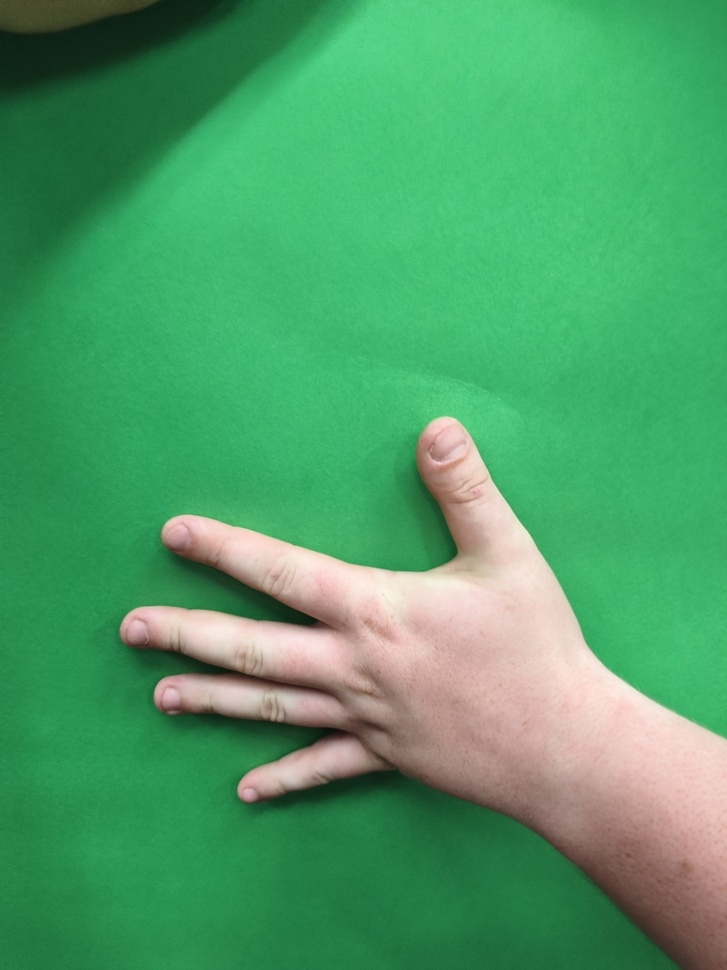
#> input picture our_paper_test/1779968150302.jpg, 727 x 970 px, shrunk from 3072 x 4096 before the run
$ python -i feature_extraction.py   (imports and definitions only)
#> lines starting #> are read from the running program, lines starting #| are printed output that depends on the picture; after the words box and inside, x2 and y2 are one past the last pixel; in counts of white or black regions, pixels touching at a corner belong together
### image_preprocessing.py
from __future__ import annotations

from dataclasses import dataclass
from typing import Iterable, Optional, Sequence, Tuple

import cv2  # type: ignore
import numpy as np


HSVBound = Tuple[int, int, int]


@dataclass(frozen=True)
class HSVRange:
    lower: HSVBound
    upper: HSVBound

    def as_arrays(self) -> tuple[np.ndarray, np.ndarray]:
        lower = np.array(self.lower, dtype=np.uint8)
        upper = np.array(self.upper, dtype=np.uint8)
        return lower, upper


def rgb_to_hsv(image_rgb: np.ndarray) -> np.ndarray:
    """Convert an RGB uint8 image to HSV (OpenCV HSV ranges).

    Expects shape (H, W, 3) and dtype uint8.
    """
    _validate_color_image(image_rgb)
    return cv2.cvtColor(image_rgb, cv2.COLOR_RGB2HSV)


# [4 lines left out: function bgr_to_hsv, not called in this run]


def gaussian_blur(image: np.ndarray, kernel_size: Tuple[int, int] = (5, 5)) -> np.ndarray:
    """Apply Gaussian blur.

    Typical kernel sizes for this project: (5, 5) or (7, 7).
    """
    if kernel_size not in {(5, 5), (7, 7)}:
        raise ValueError("kernel_size must be (5, 5) or (7, 7)")
    return cv2.GaussianBlur(image, kernel_size, sigmaX=0)


def hsv_in_range_mask(hsv_image: np.ndarray, hsv_range: HSVRange) -> np.ndarray:
    """Create a binary mask selecting pixels within the HSV range."""
    _validate_hsv_image(hsv_image)
    lower, upper = hsv_range.as_arrays()
    return cv2.inRange(hsv_image, lower, upper)


def preprocess_to_hsv_mask(
    image_rgb: np.ndarray,
    hsv_range: HSVRange,
    blur_kernel: Tuple[int, int] = (5, 5),
) -> np.ndarray:
    """RGB -> (optional blur) -> HSV -> binary mask."""
    _validate_color_image(image_rgb)
    blurred = gaussian_blur(image_rgb, blur_kernel)
    hsv = rgb_to_hsv(blurred)
    return hsv_in_range_mask(hsv, hsv_range)


# [60 lines left out: function calibrate_hsv_range_from_samples, not called in this run]


def _validate_color_image(image: np.ndarray) -> None:
    if not isinstance(image, np.ndarray):
        raise TypeError("image must be a numpy array")
    if image.ndim != 3 or image.shape[2] != 3:
        raise ValueError("image must have shape (H, W, 3)")
    if image.dtype != np.uint8:
        raise ValueError("image must be uint8")


def _validate_hsv_image(hsv: np.ndarray) -> None:
    _validate_color_image(hsv)
    # Nothing else: HSV values are still uint8 3-channel.

### contour_detection.py
from __future__ import annotations

from typing import List, Tuple

import cv2  # type: ignore
import numpy as np

from image_preprocessing import HSVRange, preprocess_to_hsv_mask


GREEN_BG_HSV = HSVRange(lower=(35, 50, 50), upper=(85, 255, 255))


def invert_mask(mask: np.ndarray) -> np.ndarray:
    """Invert a binary mask.

    The mask produced by image preprocessing detects GREEN BACKGROUND
    (white=background, black=hand). After inversion: white=hand, black=background.

    Args:
        mask: Single-channel binary mask, dtype uint8.

    Returns:
        Inverted mask (uint8) with same shape.
    """
    _validate_mask(mask)
    return cv2.bitwise_not(mask)


def apply_morphology(mask: np.ndarray, kernel_size: int = 5) -> np.ndarray:
    """Apply morphological operations to clean up a binary mask.

    Order:
      1) Erosion (cv2.erode) — remove small noise
      2) Dilation (cv2.dilate) — restore object size
      3) Closing (MORPH_CLOSE) — fill small holes
      4) Opening (MORPH_OPEN) — remove small artifacts

    Kernel:
      cv2.getStructuringElement(cv2.MORPH_ELLIPSE, (kernel_size, kernel_size))

    Args:
        mask: Single-channel binary mask, dtype uint8.
        kernel_size: Odd integer >= 3 recommended.

    Returns:
        Cleaned mask (uint8) with same shape.
    """
    _validate_mask(mask)
    if not isinstance(kernel_size, int):
        raise TypeError("kernel_size must be int")
    if kernel_size <= 0:
        raise ValueError("kernel_size must be > 0")

    kernel = cv2.getStructuringElement(cv2.MORPH_ELLIPSE, (kernel_size, kernel_size))

    eroded = cv2.erode(mask, kernel, iterations=1)
    dilated = cv2.dilate(eroded, kernel, iterations=1)
    closed = cv2.morphologyEx(dilated, cv2.MORPH_CLOSE, kernel)
    opened = cv2.morphologyEx(closed, cv2.MORPH_OPEN, kernel)

    return opened


def find_contours(mask: np.ndarray) -> list[np.ndarray]:
    """Detect contours on a binary mask.

    Uses cv2.findContours with:
      - mode: cv2.RETR_EXTERNAL (external contours only)
      - method: cv2.CHAIN_APPROX_SIMPLE

    Args:
        mask: Single-channel binary mask, dtype uint8.

    Returns:
        List of contours (each contour is an ndarray).
    """
    _validate_mask(mask)

    result = cv2.findContours(mask.copy(), cv2.RETR_EXTERNAL, cv2.CHAIN_APPROX_SIMPLE)
    # OpenCV compatibility: (contours, hierarchy) or (image, contours, hierarchy)
    contours = result[0] if len(result) == 2 else result[1]
    return list(contours)


def filter_contours_by_area(contours: list[np.ndarray], min_area: float = 1000.0) -> list[np.ndarray]:
    """Filter contours by area.

    Args:
        contours: List of contours.
        min_area: Minimum contour area to keep.

    Returns:
        Filtered list of contours.
    """
    if min_area < 0:
        raise ValueError("min_area must be >= 0")

    kept: list[np.ndarray] = []
    for contour in contours:
        if contour is None:
            continue
        area = float(cv2.contourArea(contour))
        if area >= min_area:
            kept.append(contour)
    return kept


def get_main_contour(contours: list[np.ndarray]) -> np.ndarray | None:
    """Return the largest contour by area.

    Args:
        contours: List of contours.

    Returns:
        Largest contour or None if the list is empty.
    """
    if not contours:
        return None

    best_contour: np.ndarray | None = None
    best_area = -1.0
    for contour in contours:
        if contour is None:
            continue
        area = float(cv2.contourArea(contour))
        if area > best_area:
            best_area = area
            best_contour = contour

    return best_contour


def detect_hand_contour(
    image_rgb: np.ndarray,
    hsv_range: HSVRange,
    blur_kernel: tuple[int, int] = (5, 5),
    morph_kernel_size: int = 5,
    min_contour_area: float = 1000.0,
) -> np.ndarray | None:
    """End-to-end pipeline: RGB image -> main hand contour.

    Steps:
      1) preprocess_to_hsv_mask() from image_preprocessing (mask of green background)
      2) invert_mask() -> white=hand
      3) apply_morphology() -> cleaned mask
      4) find_contours()
      5) filter_contours_by_area()
      6) get_main_contour()

    Args:
        image_rgb: RGB image (H, W, 3), dtype uint8.
        hsv_range: HSV range for detecting green background.
        blur_kernel: Gaussian blur kernel, typically (5,5) or (7,7).
        morph_kernel_size: Kernel size for morphology.
        min_contour_area: Minimum area to keep.

    Returns:
        Hand contour (ndarray) or None.
    """
    _validate_rgb_image(image_rgb)

    bg_mask = preprocess_to_hsv_mask(image_rgb, hsv_range, blur_kernel)
    hand_mask = invert_mask(bg_mask)
    cleaned = apply_morphology(hand_mask, kernel_size=morph_kernel_size)

    contours = find_contours(cleaned)
    contours = filter_contours_by_area(contours, min_area=min_contour_area)
    return get_main_contour(contours)


def _validate_mask(mask: np.ndarray) -> None:
    if not isinstance(mask, np.ndarray):
        raise TypeError("mask must be a numpy array")
    if mask.ndim != 2:
        raise ValueError("mask must be a single-channel (H, W) array")
    if mask.dtype != np.uint8:
        raise ValueError("mask must be uint8")


def _validate_rgb_image(image: np.ndarray) -> None:
    if not isinstance(image, np.ndarray):
        raise TypeError("image must be a numpy array")
    if image.ndim != 3 or image.shape[2] != 3:
        raise ValueError("image must have shape (H, W, 3)")
    if image.dtype != np.uint8:
        raise ValueError("image must be uint8")

### feature_extraction.py
"""Feature extraction module for hand gesture classification.

Extracts geometric features from hand contours:
  - 7 Hu invariant moments (log-transformed)
  - Area, Perimeter
  - Aspect Ratio, Convexity, Circularity

Author: Michał Kumięga (Tydzień 3-4)
"""

from __future__ import annotations

from typing import Optional, Tuple

import cv2  # type: ignore
import numpy as np

from contour_detection import GREEN_BG_HSV, detect_hand_contour
from image_preprocessing import HSVRange


# ---------------------------------------------------------------------------
# Individual feature functions
# ---------------------------------------------------------------------------


def compute_area(contour: np.ndarray) -> float:
    """Compute the area of a contour using cv2.contourArea().

    Args:
        contour: Contour array from cv2.findContours(), shape (N, 1, 2).

    Returns:
        Area in pixels.
    """
    _validate_contour(contour)
    return float(cv2.contourArea(contour))


def compute_perimeter(contour: np.ndarray, closed: bool = True) -> float:
    """Compute the perimeter (arc length) of a contour.

    Args:
        contour: Contour array, shape (N, 1, 2).
        closed: Whether the contour is closed.

    Returns:
        Perimeter in pixels.
    """
    _validate_contour(contour)
    return float(cv2.arcLength(contour, closed))


def compute_hu_moments(contour: np.ndarray) -> np.ndarray:
    """Compute the 7 Hu invariant moments of a contour.

    The moments are log-transformed: sign(hu) * log10(|hu|).
    This is the standard approach because raw Hu moments span many
    orders of magnitude.

    Args:
        contour: Contour array, shape (N, 1, 2).

    Returns:
        1-D array of shape (7,) with log-transformed Hu moments.
    """
    _validate_contour(contour)
    moments = cv2.moments(contour)
    hu_raw = cv2.HuMoments(moments).flatten()  # shape (7,)

    # Log-transform: sign(h) * log10(|h|), with protection against log(0)
    hu_log = np.zeros(7, dtype=np.float64)
    for i, h in enumerate(hu_raw):
        if abs(h) > 0:
            hu_log[i] = -np.sign(h) * np.log10(abs(h))
        else:
            hu_log[i] = 0.0

    return hu_log


def compute_aspect_ratio(contour: np.ndarray) -> float:
    """Compute the aspect ratio of the bounding rectangle.

    Aspect Ratio = width / height of the minimum bounding rectangle.
    A closed fist will have AR ≈ 1.0, an open hand will be taller.

    Args:
        contour: Contour array, shape (N, 1, 2).

    Returns:
        Aspect ratio (width / height). Returns 0.0 if height is 0.
    """
    _validate_contour(contour)
    _, _, w, h = cv2.boundingRect(contour)
    if h == 0:
        return 0.0
    return float(w) / float(h)


def compute_convexity(contour: np.ndarray) -> float:
    """Compute the convexity (solidity) of a contour.

    Convexity = contour_area / convex_hull_area.
    A perfect convex shape has convexity = 1.0.
    Scissors gesture has lower convexity due to the gap between fingers.

    Args:
        contour: Contour array, shape (N, 1, 2).

    Returns:
        Convexity in range [0, 1]. Returns 0.0 if hull area is 0.
    """
    _validate_contour(contour)
    area = cv2.contourArea(contour)
    hull = cv2.convexHull(contour)
    hull_area = cv2.contourArea(hull)
    if hull_area == 0:
        return 0.0
    return float(area) / float(hull_area)


def compute_circularity(contour: np.ndarray) -> float:
    """Compute the circularity of a contour.

    Circularity = 4π * area / perimeter².
    A perfect circle has circularity = 1.0.

    Args:
        contour: Contour array, shape (N, 1, 2).

    Returns:
        Circularity value. Returns 0.0 if perimeter is 0.
    """
    _validate_contour(contour)
    area = cv2.contourArea(contour)
    perimeter = cv2.arcLength(contour, True)
    if perimeter == 0:
        return 0.0
    return float(4.0 * np.pi * area / (perimeter * perimeter))


# ---------------------------------------------------------------------------
# Feature vector construction
# ---------------------------------------------------------------------------

FEATURE_NAMES: list[str] = [
    "hu_0", "hu_1", "hu_2", "hu_3", "hu_4", "hu_5", "hu_6",
    "area", "perimeter",
    "aspect_ratio", "convexity", "circularity",
]
"""Names for each element in the feature vector (12 features total)."""

NUM_FEATURES: int = len(FEATURE_NAMES)


def extract_feature_vector(contour: np.ndarray) -> np.ndarray:
    """Extract the full feature vector from a single contour.

    The vector consists of 12 features:
      [hu_0 .. hu_6, area, perimeter, aspect_ratio, convexity, circularity]

    Args:
        contour: Contour array, shape (N, 1, 2).

    Returns:
        1-D float64 array of shape (12,).
    """
    _validate_contour(contour)

    hu = compute_hu_moments(contour)           # 7
    area = compute_area(contour)               # 1
    perimeter = compute_perimeter(contour)      # 1
    aspect_ratio = compute_aspect_ratio(contour)  # 1
    convexity = compute_convexity(contour)     # 1
    circularity = compute_circularity(contour) # 1

    return np.array(
        [*hu, area, perimeter, aspect_ratio, convexity, circularity],
        dtype=np.float64,
    )


# ---------------------------------------------------------------------------
# Convenience: image → feature vector (uses contour_detection pipeline)
# ---------------------------------------------------------------------------


def extract_features_from_image(
    image_bgr: np.ndarray,
    hsv_range: HSVRange = GREEN_BG_HSV,
) -> Optional[np.ndarray]:
    """Extract features from a BGR image (as returned by cv2.imread).

    This is a convenience function that runs the full pipeline:
      BGR → RGB → detect_hand_contour() → extract_feature_vector()

    Args:
        image_bgr: BGR image (H, W, 3) uint8 (OpenCV imread format).
        hsv_range: HSV range for green background segmentation.

    Returns:
        Feature vector of shape (12,), or None if no hand contour was found.
    """
    if not isinstance(image_bgr, np.ndarray):
        raise TypeError("image_bgr must be a numpy array")
    if image_bgr.ndim != 3 or image_bgr.shape[2] != 3:
        raise ValueError("image_bgr must have shape (H, W, 3)")
    if image_bgr.dtype != np.uint8:
        raise ValueError("image_bgr must be uint8")

    # Convert BGR → RGB (contour_detection expects RGB)
    image_rgb = cv2.cvtColor(image_bgr, cv2.COLOR_BGR2RGB)
    contour = detect_hand_contour(image_rgb, hsv_range)

    if contour is None:
        return None

    return extract_feature_vector(contour)


# ---------------------------------------------------------------------------
# Validation helper
# ---------------------------------------------------------------------------


def _validate_contour(contour: np.ndarray) -> None:
    """Validate that *contour* looks like a cv2 contour array."""
    if not isinstance(contour, np.ndarray):
        raise TypeError("contour must be a numpy array")
    if contour.ndim < 2:
        raise ValueError("contour must have at least 2 dimensions")
    if contour.shape[0] < 3:
        raise ValueError("contour must have at least 3 points")

>>> import cv2
>>> picture = cv2.imread('our_paper_test/1779968150302.jpg')
#> picture is the input picture: shape (970, 727, 3); mean B, G, R 103.9, 158.7, 78.5
>>> result = extract_features_from_image(picture)
#> in gaussian_blur, `return cv2.GaussianBlur(image, kernel_size, sigmaX=0)`:
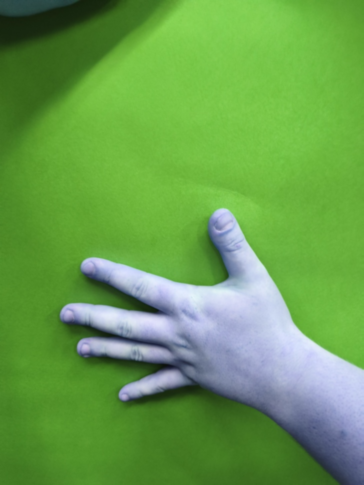
#> returned value: shape (970, 727, 3) (shown at 1/2 size); mean of channels 0, 1, 2 78.5, 158.7, 103.9; drawn as B, G, R
#> in hsv_in_range_mask, `return cv2.inRange(hsv_image, lower, upper)`:
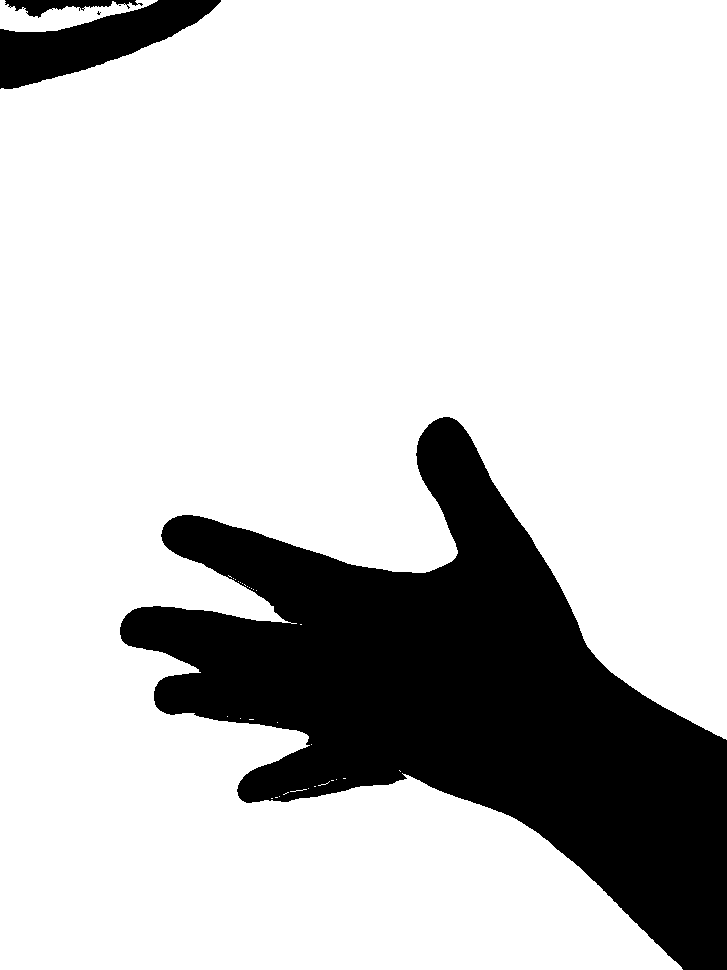
#> returned value: shape (970, 727); 79.3% white; 5 black regions (2 under 20 px), largest, box (x1, y1, x2, y2) and area: (120, 417, 727, 970) 136180, (0, 0, 221, 89) 9045, (5, 0, 143, 18) 1060
#> in apply_morphology, `eroded = cv2.erode(mask, kernel, iterations=1)`:
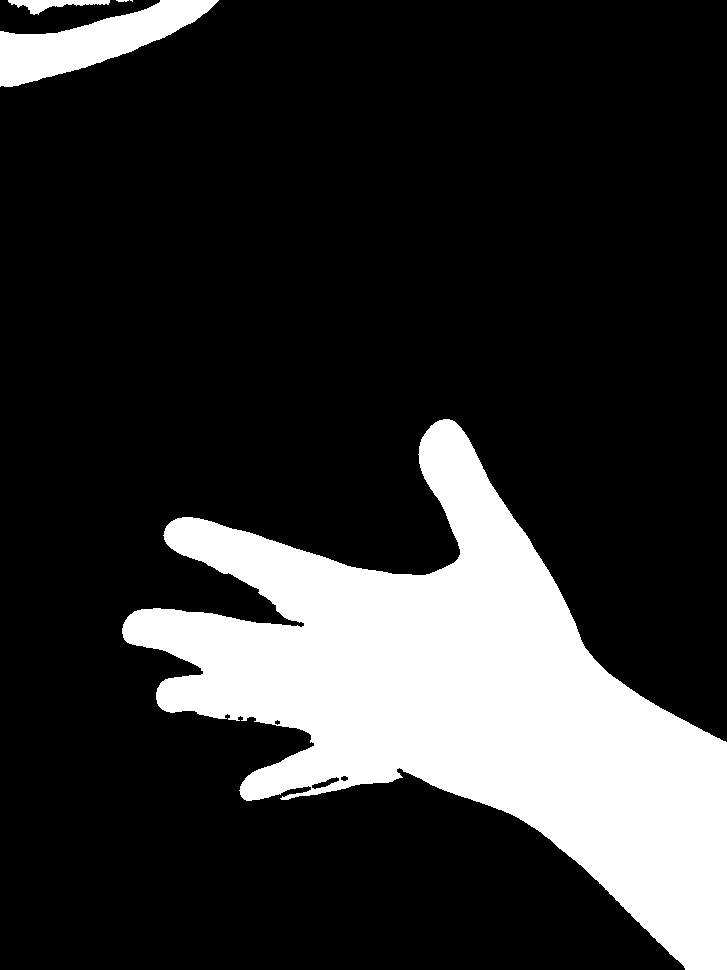
#> eroded: shape (970, 727); 19.9% white; 5 white regions (1 under 20 px), largest, box (x1, y1, x2, y2) and area: (122, 419, 727, 970) 131180, (0, 0, 219, 87) 8254, (8, 0, 110, 15) 676, (116, 0, 129, 2) 21
#> in find_contours, `result = cv2.findContours(mask.copy(), cv2.RETR_EXTERNAL, cv2.CHAIN_AP..`: result = 3 contours; box (x1, y1, x2, y2) and area: (120, 417, 727, 970) 135050, (0, 0, 221, 89) 8792, (6, 0, 135, 17) 864
#> in find_contours, `contours = result[0] if len(result) == 2 else result[1]`: contours has the same summary as result
#> in detect_hand_contour, `contours = find_contours(cleaned)`: contours has the same summary as result in find_contours
#> the loop in filter_contours_by_area, `for contour in contours:` made 3 passes
#> area on passes 1 to 3: 135049.5, 8791.5, 864
#> after the loop in filter_contours_by_area, `for contour in contours:`: kept = 2 contours; box (x1, y1, x2, y2) and area: (120, 417, 727, 970) 135050, (0, 0, 221, 89) 8792
#> in detect_hand_contour, `contours = filter_contours_by_area(contours, min_area=min_contour_area)`: contours has the same summary as kept in filter_contours_by_area
#> the loop in get_main_contour, `for contour in contours:` made 2 passes
#> (area, best_area) on pass 1: (135049.5, 135049.5)
#> after the loop in get_main_contour, `for contour in contours:`: best_area = 135049.5; best_contour = contour of 1146 points, box (x1, y1, x2, y2) (120, 417, 727, 970), area 135050
#> in extract_features_from_image, `contour = detect_hand_contour(image_rgb, hsv_range)`: contour has the same summary as best_contour in get_main_contour
#> in compute_hu_moments, `moments = cv2.moments(contour)`: moments = moments, m00 135049.5, centre m10/m00, m01/m00 = (460, 698.2)
#> in compute_hu_moments, `hu_raw = cv2.HuMoments(moments).flatten()`: hu_raw = [0.262, 0.0257, 0.00416, 0.000215, 1.78e-08, -3e-06, -2.03e-07]
#> the loop in compute_hu_moments, `for i, h in enumerate(hu_raw):` made 7 passes
#> h on passes 1 to 7: 0.262, 0.0257, 0.00416, 0.000215, 1.78e-08, -3e-06, -2.03e-07
#> after the loop in compute_hu_moments, `for i, h in enumerate(hu_raw):`: hu_log = [0.582, 1.59, 2.38, 3.67, 7.75, -5.52, -6.69]
#> in extract_feature_vector, `area = compute_area(contour)`: area = 135049.5
#> in extract_feature_vector, `perimeter = compute_perimeter(contour)`: perimeter = 2616.4
#> in compute_aspect_ratio, `_, _, w, h = cv2.boundingRect(contour)`: w = 607; h = 553
#> in extract_feature_vector, `aspect_ratio = compute_aspect_ratio(contour)`: aspect_ratio = 1.1
#> in compute_convexity, `area = cv2.contourArea(contour)`: area = 135049.5
#> in compute_convexity, `hull = cv2.convexHull(contour)`: hull = contour of 22 points, box (x1, y1, x2, y2) (120, 417, 727, 970), area 202908
#> in compute_convexity, `hull_area = cv2.contourArea(hull)`: hull_area = 202908
#> in extract_feature_vector, `convexity = compute_convexity(contour)`: convexity = 0.666
#> in compute_circularity, `area = cv2.contourArea(contour)`: area = 135049.5
#> in compute_circularity, `perimeter = cv2.arcLength(contour, True)`: perimeter = 2616.4
#> in extract_feature_vector, `circularity = compute_circularity(contour)`: circularity = 0.248
#> result = [0.582, 1.59, 2.38, 3.67, 7.75, -5.52, -6.69, 135049.5, 2616.4, 1.1, 0.666, 0.248]
